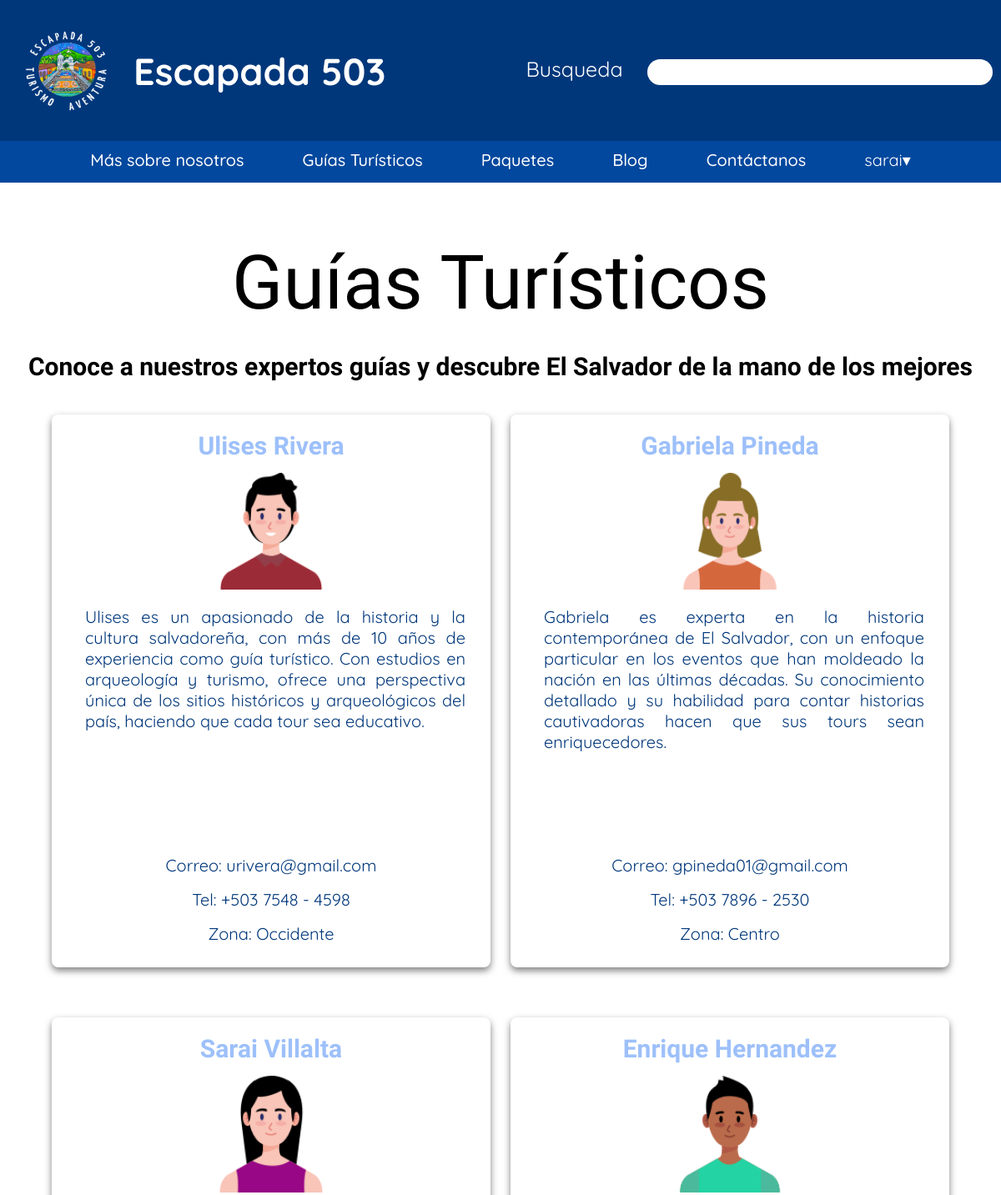
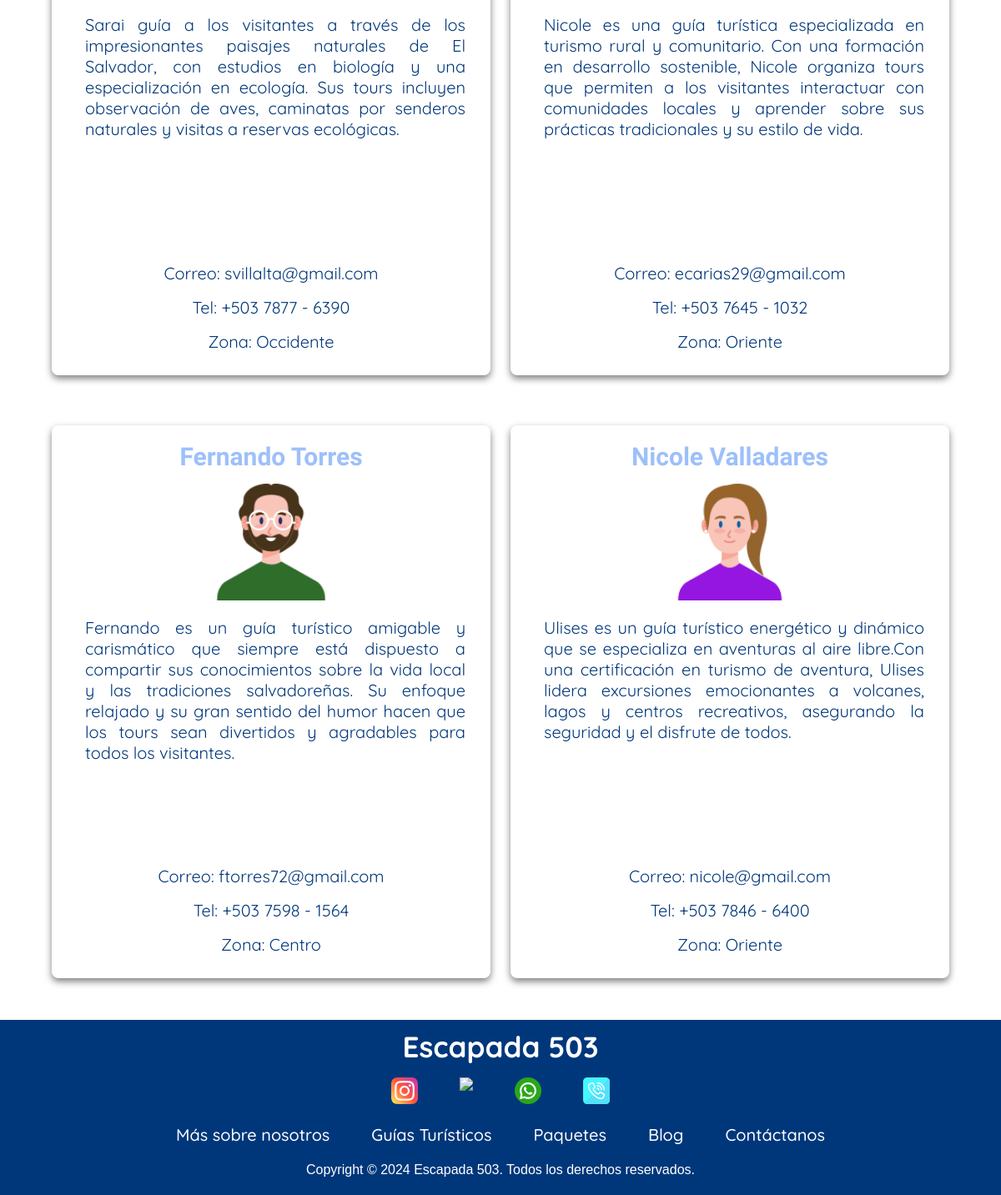
The page /guias/ (signed in) on the database its author committed (2 pictures, top to bottom).
### guiasTuristicos/models.py (models this page shows)
class Guias(models.Model):
    nombre = models.CharField(max_length = 255)
    descripcion = models.CharField(max_length = 600)
    correo = models.CharField(max_length = 75)
    telefono = models.CharField(max_length = 25)
    zona = models.CharField(max_length = 75)
    fotografia = models.CharField(max_length = 75)

### guiasTuristicos/views.py (the view)
# urls.py: path('guias/', include('guiasTuristicos.guiasUrls')),
@login_required
def guias(request):
    guiasLista = Guias.objects.all()
    return render(request, 'guias.html', {'guiasLista' : guiasLista})

### guiasTuristicos/Templates/guias.html (shortened to what this page needs)
<!DOCTYPE html>
<html lang="en">
<head>
    {% load static %}
    <link rel="stylesheet" href="{% static 'guiasStyles.css' %}">
</head>
<body>
    <header>
        <div class="header_style">
            <div class="contenido_header">
                <div class="left_section">
                    <a href="{% url 'index-url' %}"><img class="logo" src="{% static 'img/logo.png' %}"
                            alt="Logo de Escapada 503"></a>
                    <h2 class="header_titulo">Escapada 503</h2>
                </div>
                <div class="barraBusqueda">
                    <label class="lbl_busqueda">Busqueda</label>
                    <input class="searchInput barra" type="text">
                </div>
            </div>
            <div class="menu_opcionesHeader" id="menu_opcionesHeader">
                <a href="{% url 'nosotros-url' %}">Más sobre nosotros</a>
                <a href="{% url 'guias-url' %}">Guías Turísticos</a>
                <a href="{% url 'paquetes-url' %}">Paquetes</a>
                <a href="{% url 'blog-url' %}">Blog</a>
                <a href="{% url 'contactanos-url' %}">Contáctanos</a>
                <div class="user_section">
                    <div class="user_info" id="userInfo">
                        <span class="user_name">{{user.username}}</span>
                        <span class="user_menu">&#9662;</span>
                    </div>
                </div>
            </div>
        </div>
    </header>
    <h1 class="guias_encabezado">Guías Turísticos</h1>
    <h3 class="guias_frase">Conoce a nuestros expertos guías y descubre El Salvador de la mano de los mejores</h3>
    <div class="guias_contenedor contenido">
        {% for guia in guiasLista %}
        <div class="guias_filas">
            <div class="guias_personalBlanco">
                <h3>{{ guia.nombre }}</h3>
                <div class="guias_info">
                    <img src="{% static guia.fotografia%}" alt="">
                    <p class="guias_descripcion">{{ guia.descripcion }}</p>
                </div>
                <div class="guias_contactos">
                    <p>Correo: {{ guia.correo }}</p>
                    <p>Tel: {{ guia.telefono }}</p>
                    <p>Zona: {{ guia.zona }}</p>
                </div>
            </div>
        </div>
        {% endfor %}
    </div>
    <footer>
        <div class="footer_style">
            <div clas=footer_contenido>
                <div>
                    <h2 class="footer_titulo">Escapada 503</h2>
                </div>
                <div class="contactos">
                    <a href="#"><img src="{% static 'img/instagram.png' %}"></a>
                    <a href="mailto:ejemplo@gmail.com"><img src="{% static 'img/correo.png' %}"></a>
                    <a href="https://wa.me/78776390"><img src="{% static 'img/whatsapp.png' %}"></a>
                    <a href="tel:+50378776390"><img src="{% static 'img/Telefono.png' %}"></a>
                </div>
                <div class="menu_opciones">
                    <a href="{% url 'nosotros-url' %}">Más sobre nosotros</a>
                    <a href="{% url 'guias-url' %}">Guías Turísticos</a>
                    <a href="{% url 'paquetes-url' %}">Paquetes</a>
                    <a href="{% url 'blog-url' %}">Blog</a>
                    <a href="{% url 'contactanos-url' %}">Contáctanos</a>
                </div>
                <div class="derechos">
                    <p>
                        Copyright © 2024 Escapada 503. Todos los derechos reservados.
                    </p>
                </div>
            </div>
        </div>
    </footer>
</body>
</html>

### guiasTuristicos/static/guiasStyles.css (style rules this page uses)
body { margin: 0; padding: 0; font-family: sans-serif; }
.header_style { display: flex; flex-direction: column; background-color: #00377B; }
.contenido_header { display: flex; justify-content: space-between; align-items: center; }
.left_section { display: flex; align-items: center; }
.header_titulo { color: white; font-size: 45px; font-family: "Quicksand", sans-serif; }
.menu_opcionesHeader { display: flex; gap: 70px; justify-content: center; background-color: #02489e; padding: 10px; }
.menu_opcionesHeader a, .menu_opciones a { font-family: "Quicksand", sans-serif; font-weight: 500; font-style: normal; text-decoration: none; color: white; font-size: 20px; margin-bottom: 5px; }
.logo { margin-top: 5px; width: 100px; height: 100px; padding: 30px; }
.barraBusqueda { margin-right: 10px; }
.barra { border-radius: 20px; width: 400px; border-color: transparent; padding: 5px; font-size: 15px; }
.lbl_busqueda { margin-right: 10px; }
.lbl_busqueda { font-family: "Quicksand", sans-serif; font-optical-sizing: auto; font-weight: 20px; color: white; font-size: 25px; margin-right: 25px; }
.user_section { position: relative; display: inline-block; }
.user_info { cursor: pointer; display: flex; align-items: center; }
.user_name { font-family: "Quicksand", sans-serif; font-optical-sizing: auto; font-weight: 20px; color: white; font-size: 20px; }
.user_menu { font-family: "Quicksand", sans-serif; font-optical-sizing: auto; font-weight: 20px; color: white; font-size: 20px; }
.guias_encabezado { font-family: "Habibi", serif; font-weight: 400; font-style: normal; margin-top: 50px; text-align: center; font-size: 90px; margin-bottom: 20px; }
.guias_frase { font-family: "Playwrite IT Moderna", cursive; font-optical-sizing: auto; font-weight: 100px; font-style: normal; font-size: 30px; text-align: center; }
.guias_contenedor { display: flex; flex-wrap: wrap; margin-left: 50px; margin-right: 50px; }
.guias_filas { display: flex; flex-direction: column; width: calc(50% - 10px); margin-bottom: 40px; align-items: center; }
.guias_personalBlanco { display: flex; flex-direction: column; background-color: #fff; padding: 20px; border-radius: 8px; box-shadow: 0 4px 8px rgba(0, 0, 0, 0.5); margin: 10px; width: 90%; }
.guias_info { display: flex; flex-direction: row; gap: 20px; height: 200px; }
.guias_contactos { display: flex; flex-direction: row; gap: 5px; justify-content: center; margin-top: 40px; font-size: 10px; }
.guias_contactos p { margin: 0; }
.guias_personalBlanco img { width: 140px; height: 140px; margin-top: 50px; margin-left: 20px; }
.guias_personalBlanco p { text-align: justify; font-family: "Quicksand", sans-serif; color: #00377B; font-size: 20px; margin-left: 20px; margin-right: 10px; }
.guias_personalBlanco h3 { text-align: center; font-family: "Habibi", serif; font-size: 30px; margin: 0 auto; color: #3b82f680; }
.footer_style { background-color: #00377B; padding: 5px; }
.footer_titulo { margin-bottom: 15px; margin-top: 5px; text-align: center; color: white; font-size: 35px; font-family: "Quicksand", sans-serif; }
.contactos { display: flex; gap: 50px; justify-content: center; }
.menu_opciones { margin-top: 20px; display: flex; gap: 50px; justify-content: center; }
.derechos { color: white; text-align: center; margin: 0; }
@media (max-width: 1440px) { .guias_filas { display: flex; flex-direction: column; width: calc(50% - 10px); margin-bottom: 40px; align-items: center; } }
@media (max-width: 1440px) { .guias_info { flex-direction: column; align-items: center; gap: 0px; height: 425px; } }
@media (max-width: 1440px) { .guias_personalBlanco img { margin: 15px auto 0px auto; } }
@media (max-width: 1440px) { .guias_contenedor { display: flex; flex-wrap: wrap; justify-content: space-around; } }
@media (max-width: 1440px) { .guias_contactos { display: flex; flex-direction: column; gap: 0px; align-items: center; } }
@media (max-width: 1440px) { .guias_contactos p { margin: 8px; } }

### rows shown on the page
Guias: nombre "Ulises Rivera", fotografia (picture), descripcion "Ulises es un apasionado de la historia y la cultura salvadoreña, con más de 10 años de experiencia como guía turístico. Con estudios en arqueología y turismo, ofrece una perspectiva única de los sitios históricos y arqueológicos del país, haciendo que cada tour sea educativo.", correo "urivera@gmail.com", telefono "+503 7548 - 4598", zona "Occidente"
Guias: nombre "Gabriela Pineda", fotografia (picture), descripcion "Gabriela es experta en la historia contemporánea de El Salvador, con un enfoque particular en los eventos que han moldeado la nación en las últimas décadas. Su conocimiento detallado y su habilidad para contar historias cautivadoras hacen que sus tours sean enriquecedores.", correo "gpineda01@gmail.com", telefono "+503 7896 - 2530", zona "Centro"
Guias: nombre "Sarai Villalta", fotografia (picture), descripcion "Sarai guía a los visitantes a través de los impresionantes paisajes naturales de El Salvador, con estudios en biología y una especialización en ecología. Sus tours incluyen observación de aves, caminatas por senderos naturales y visitas a reservas ecológicas.", correo "svillalta@gmail.com", telefono "+503 7877 - 6390", zona "Occidente"
Guias: nombre "Enrique Hernandez", fotografia (picture), descripcion "Nicole es una guía turística especializada en turismo rural y comunitario. Con una formación en desarrollo sostenible, Nicole organiza tours que permiten a los visitantes interactuar con comunidades locales y aprender sobre sus prácticas tradicionales y su estilo de vida.", correo "ecarias29@gmail.com", telefono "+503 7645 - 1032", zona "Oriente"
Guias: nombre "Fernando Torres", fotografia (picture), descripcion "Fernando es un guía turístico amigable y carismático que siempre está dispuesto a compartir sus conocimientos sobre la vida local y las tradiciones salvadoreñas. Su enfoque relajado y su gran sentido del humor hacen que los tours sean divertidos y agradables para todos los visitantes.", correo "ftorres72@gmail.com", telefono "+503 7598 - 1564", zona "Centro"
Guias: nombre "Nicole Valladares", fotografia (picture), descripcion "Ulises es un guía turístico energético y dinámico que se especializa en aventuras al aire libre.Con una certificación en turismo de aventura, Ulises lidera excursiones emocionantes a volcanes, lagos y centros recreativos, asegurando la seguridad y el disfrute de todos.", correo "nicole@gmail.com", telefono "+503 7846 - 6400", zona "Oriente"

### other values the page prints
{{ user.username }} "sarai"
